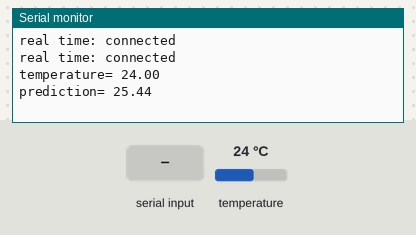
Bench run of a sketch on a simulated Arduino Uno, built for the host (arithmetic inside an expression is 32-bit, double 64-bit). Parts: the last lines printed to the serial monitor. Inputs (shaded band) come from the test bench; at power-on: temperature 24 °C. Random numbers use the default seed unless the sketch sets one.

Above: at 2.9 s.
3.0 s: "r" received over Serial
At 4.4 s:
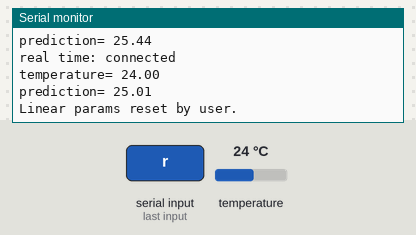
5.0 s: temperature set to 12 °C
At 6.3 s:
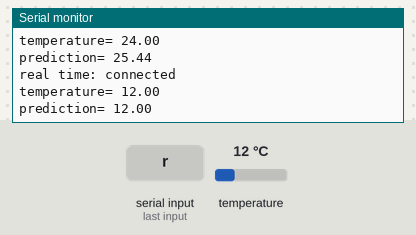
6.5 s: "R" received over Serial
At 7.1 s:
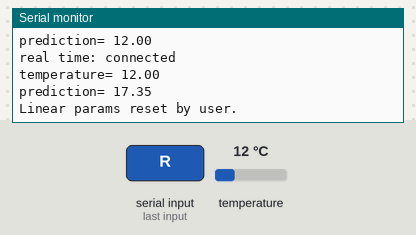
8.0 s: temperature set to 19 °C
At 9.4 s:
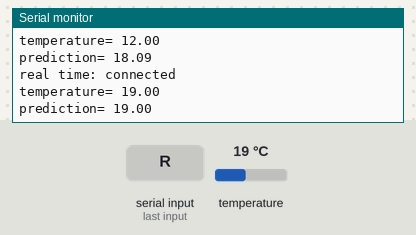
Timing chart, 0 to 10.5 s (numbered marks = the images above; inputs shaded):
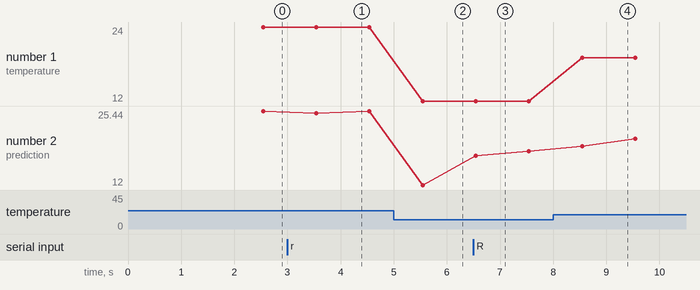

The sketch:

rpds18b20WOb.ino
```cpp
#include "temp_predictor.h"
#include "lstm_inference.h"
#include "scaler.h"
#include <OneWire.h>
#include <DallasTemperature.h>
#include <Arduino.h>

#ifndef SEQ_LEN
#define SEQ_LEN 60
#endif

#define ONE_WIRE_BUS 4
OneWire oneWire(ONE_WIRE_BUS);
DallasTemperature sensors(&oneWire);

const unsigned long PREDICTION_INTERVAL = 1000UL;
const float SPIKE_THRESHOLD = 0.6f;
const int FAST_ADOPT_STEPS = 5;
const float BLEND_BETA = 0.65f;
const bool ENABLE_LINEAR_CORRECTION = true;
const float BIAS_ALPHA = 0.02f;
const float PARAM_ALPHA = 0.3f;
const float STABLE_DELTA_THRESH = 0.15f;
const float SLOPE_MIN = 0.7f;
const float SLOPE_MAX = 1.3f;
const float EPS_NUM = 1e-6f;

float temperature_history[SEQ_LEN];
int history_index = 0;
int history_count = 0;

bool sensor_connected = true;
float last_temperature = 22.0f;
unsigned long last_prediction = 0;
int fast_adopt_counter = 0;

// Linear correction state
float ema_M = 0.0f;
float ema_S = 0.0f;
float ema_MS = 0.0f;
float ema_M2 = 0.0f;
bool linear_initialized = false;
float learned_slope = 1.0f;
float learned_intercept = 0.0f;

// Forward declarations
float make_prediction();
float read_temperature();
void simulate_temperature_variation();
void update_linear_correction(float model_pred, float measured, bool force_update=false);
float apply_linear_correction(float model_pred);
void reset_linear_params();

void setup() {
  Serial.begin(115200);
  delay(1000);
  sensors.begin();
  sensors.setResolution(12);

  int deviceCount = sensors.getDeviceCount();
  sensor_connected = (deviceCount > 0);

  Serial.print("real time: ");
  Serial.println(sensor_connected ? "connected" : "disconnected");

  lstm_init();

  float initial_temp = read_temperature();
  for (int i = 0; i < SEQ_LEN; i++) temperature_history[i] = initial_temp;
  history_index = 0; history_count = SEQ_LEN;
  last_temperature = initial_temp;

  reset_linear_params();
}

void loop() {
  if (Serial.available()) {
    char c = Serial.read();
    if (c == 'r' || c == 'R') {
      reset_linear_params();
      Serial.println("Linear params reset by user.");
    }
  }

  unsigned long now = millis();
  if (now - last_prediction < PREDICTION_INTERVAL) return;
  last_prediction = now;

  float current_temperature = read_temperature();
  float final_pred = current_temperature;

  if (sensor_connected) {
    // Spike handling
    float delta = current_temperature - last_temperature;
    if (fabs(delta) >= SPIKE_THRESHOLD) {
      for (int i = 0; i < SEQ_LEN; i++) temperature_history[i] = current_temperature;
      history_index = 0; history_count = SEQ_LEN; fast_adopt_counter = FAST_ADOPT_STEPS;
      final_pred = current_temperature;
    } else {
      // Normal update
      temperature_history[history_index] = current_temperature;
      history_index = (history_index + 1) % SEQ_LEN;
      if (history_count < SEQ_LEN) history_count++;

      float model_pred = make_prediction();
      if (ENABLE_LINEAR_CORRECTION && fabs(current_temperature - last_temperature) < STABLE_DELTA_THRESH && history_count >= SEQ_LEN) {
        update_linear_correction(model_pred, current_temperature);
      }
      float model_corr = apply_linear_correction(model_pred);
      final_pred = BLEND_BETA * model_corr + (1.0f - BLEND_BETA) * current_temperature;
    }
  } else {
    // Sensor disconnected
    simulate_temperature_variation();
    float model_pred = (history_count >= SEQ_LEN) ? make_prediction() : current_temperature;
    float model_corr = ENABLE_LINEAR_CORRECTION ? apply_linear_correction(model_pred) : model_pred;
    final_pred = BLEND_BETA * model_corr + (1.0f - BLEND_BETA) * last_temperature;
  }

  last_temperature = current_temperature;

  Serial.print("real time: ");
  Serial.println(sensor_connected ? "connected" : "disconnected");
  Serial.print("temperature= ");
  Serial.println(current_temperature, 2);
  Serial.print("prediction= ");
  Serial.println(final_pred, 2);
}

// Linear correction functions
void update_linear_correction(float model_pred, float measured, bool force_update) {
  if (!linear_initialized) {
    ema_M = model_pred; ema_S = measured; ema_MS = model_pred*measured; ema_M2 = model_pred*model_pred;
    learned_slope = 1.0f; learned_intercept = 0.0f; linear_initialized = true;
    return;
  }

  ema_M  = (1.0f - BIAS_ALPHA) * ema_M  + BIAS_ALPHA * model_pred;
  ema_S  = (1.0f - BIAS_ALPHA) * ema_S  + BIAS_ALPHA * measured;
  ema_MS = (1.0f - BIAS_ALPHA) * ema_MS + BIAS_ALPHA * (model_pred * measured);
  ema_M2 = (1.0f - BIAS_ALPHA) * ema_M2 + BIAS_ALPHA * (model_pred * model_pred);

  float denom = (ema_M2 - ema_M * ema_M);
  float slope = (fabs(denom) > EPS_NUM) ? (ema_MS - ema_M * ema_S) / denom : 1.0f;
  slope = constrain(slope, SLOPE_MIN, SLOPE_MAX);
  float intercept = ema_S - slope * ema_M;

  learned_slope = (1.0f - PARAM_ALPHA) * learned_slope + PARAM_ALPHA * slope;
  learned_intercept = (1.0f - PARAM_ALPHA) * learned_intercept + PARAM_ALPHA * intercept;
}

float apply_linear_correction(float model_pred) {
  return learned_slope * model_pred + learned_intercept;
}

void reset_linear_params() {
  linear_initialized = false;
  learned_slope = 1.0f;
  learned_intercept = 0.0f;
  ema_M = last_temperature;
  ema_S = last_temperature;
  ema_MS = last_temperature * last_temperature;
  ema_M2 = last_temperature * last_temperature;
}

// Temperature read / simulate
float read_temperature() {
  sensors.requestTemperatures();
  float tempC = sensors.getTempCByIndex(0);

  if (tempC == DEVICE_DISCONNECTED_C) {
    sensor_connected = false;
    return last_temperature;
  } else {
    if (!sensor_connected) {
      sensor_connected = true;
      for (int i = 0; i < SEQ_LEN; i++) temperature_history[i] = tempC;
      history_index = 0; history_count = SEQ_LEN;
      ema_M = tempC; ema_S = tempC; ema_MS = tempC*tempC; ema_M2 = tempC*tempC;
    }
    return tempC;
  }
}

void simulate_temperature_variation() {
  float drift = ((random(-100,101)/1000.0f) * 0.1f);
  float simulated = last_temperature + drift;
  temperature_history[history_index] = constrain(simulated, -50.0f, 125.0f);
  history_index = (history_index + 1) % SEQ_LEN;
  if (history_count < SEQ_LEN) history_count++;
}

// LSTM prediction
float make_prediction() {
  if (history_count < SEQ_LEN) return last_temperature;
  float raw_seq[SEQ_LEN], scaled_seq[SEQ_LEN];
  for (int i = 0; i < SEQ_LEN; i++) {
    int idx = (history_index + i) % SEQ_LEN;
    raw_seq[i] = temperature_history[idx];
  }
  for (int i = 0; i < SEQ_LEN; i++) scaled_seq[i] = scale_input(raw_seq[i]);
  return scale_output(predict_temperature(scaled_seq));
}
```

lstm_inference.cpp
```cpp
#include "lstm_inference.h"
#include "temp_predictor.h"
#include <math.h>
#include <stdlib.h>
#include <string.h>

// LSTM state variables
static LSTMState lstm1_state = {0};
static LSTMState lstm2_state = {0};

void lstm_init(void) {
    // Initialize LSTM states
    lstm1_state.hidden_state = (float*)calloc(LSTM1_UNITS, sizeof(float));
    lstm1_state.cell_state = (float*)calloc(LSTM1_UNITS, sizeof(float));

    lstm2_state.hidden_state = (float*)calloc(LSTM2_UNITS, sizeof(float));
    lstm2_state.cell_state = (float*)calloc(LSTM2_UNITS, sizeof(float));
}

static float tanh_activation(float x) {
    return tanhf(x);
}

static float sigmoid_activation(float x) {
    return 1.0f / (1.0f + expf(-x));
}

static void lstm_layer(const float* input, const float* kernel,
                      const float* recurrent_kernel, const float* bias,
                      float* hidden_state, float* cell_state,
                      int input_dim, int units, int return_sequences) {

    // Temporary arrays for gates
    float gates[4 * units];

    // Reset gates to bias values
    for (int i = 0; i < 4 * units; i++) {
        gates[i] = bias[i];
    }

    // Input * kernel
    for (int i = 0; i < 4 * units; i++) {
        for (int j = 0; j < input_dim; j++) {
            gates[i] += input[j] * kernel[j * (4 * units) + i];
        }
    }

    // Hidden state * recurrent_kernel
    for (int i = 0; i < 4 * units; i++) {
        for (int j = 0; j < units; j++) {
            gates[i] += hidden_state[j] * recurrent_kernel[j * (4 * units) + i];
        }
    }

    // Apply gates and update states
    for (int i = 0; i < units; i++) {
        float input_gate = sigmoid_activation(gates[i]);
        float forget_gate = sigmoid_activation(gates[units + i]);
        float cell_gate = tanh_activation(gates[2 * units + i]);
        float output_gate = sigmoid_activation(gates[3 * units + i]);

        // Update cell state
        cell_state[i] = forget_gate * cell_state[i] + input_gate * cell_gate;

        // Update hidden state
        hidden_state[i] = output_gate * tanh_activation(cell_state[i]);
    }
}

float predict_temperature(const float* input_sequence) {
    float current_input[INPUT_DIM];
    float lstm1_output[LSTM1_UNITS];

    // Reset LSTM states for new sequence
    memset(lstm1_state.hidden_state, 0, LSTM1_UNITS * sizeof(float));
    memset(lstm1_state.cell_state, 0, LSTM1_UNITS * sizeof(float));
    memset(lstm2_state.hidden_state, 0, LSTM2_UNITS * sizeof(float));
    memset(lstm2_state.cell_state, 0, LSTM2_UNITS * sizeof(float));

    // Process sequence through first LSTM layer (with return_sequences=True)
    for (int t = 0; t < SEQ_LEN; t++) {
        current_input[0] = input_sequence[t];

        // First LSTM layer (64 units)
        lstm_layer(current_input, weight_0, weight_1, weight_2,
                  lstm1_state.hidden_state, lstm1_state.cell_state,
                  INPUT_DIM, LSTM1_UNITS, 1);

        // Store output for the last time step only
        if (t == SEQ_LEN - 1) {
            for (int i = 0; i < LSTM1_UNITS; i++) {
                lstm1_output[i] = lstm1_state.hidden_state[i];
            }
        }
    }

    // Second LSTM layer (32 units, return_sequences=False)
    lstm_layer(lstm1_output, weight_3, weight_4, weight_5,
              lstm2_state.hidden_state, lstm2_state.cell_state,
              LSTM1_UNITS, LSTM2_UNITS, 0);

    // First Dense layer (16 units)
    float dense1_output[16] = {0};
    for (int i = 0; i < 16; i++) {
        dense1_output[i] = 0;
        for (int j = 0; j < LSTM2_UNITS; j++) {
            dense1_output[i] += lstm2_state.hidden_state[j] * weight_6[j * 16 + i];
        }
        dense1_output[i] += weight_7[i]; // bias
        // ReLU activation
        if (dense1_output[i] < 0) dense1_output[i] = 0;
    }

    // Second Dense layer (8 units)
    float dense2_output[8] = {0};
    for (int i = 0; i < 8; i++) {
        dense2_output[i] = 0;
        for (int j = 0; j < 16; j++) {
            dense2_output[i] += dense1_output[j] * weight_8[j * 8 + i];
        }
        dense2_output[i] += weight_9[i]; // bias
        // ReLU activation
        if (dense2_output[i] < 0) dense2_output[i] = 0;
    }

    // Output layer (1 unit)
    float output = 0;
    for (int j = 0; j < 8; j++) {
        output += dense2_output[j] * weight_10[j];
    }
    output += weight_11[0]; // bias

    return output;
}

void lstm_cleanup(void) {
    free(lstm1_state.hidden_state);
    free(lstm1_state.cell_state);
    free(lstm2_state.hidden_state);
    free(lstm2_state.cell_state);
}
```

lstm_inference.h
```cpp
#ifndef LSTM_INFERENCE_H
#define LSTM_INFERENCE_H

#include <stddef.h>

// LSTM inference functions for ESP32
typedef struct {
    float* hidden_state;
    float* cell_state;
} LSTMState;

// Initialize LSTM inference
void lstm_init(void);

// Single prediction function
float predict_temperature(const float* input_sequence);

// Cleanup function
void lstm_cleanup(void);

#endif
```

scaler.cpp
```cpp
#include "scaler.h"

float scale_input(float temperature) {
    return (temperature - SCALER_DATA_MIN) * SCALER_SCALE + SCALER_MIN;
}

float scale_output(float scaled_output) {
    return (scaled_output - SCALER_MIN) / SCALER_SCALE + SCALER_DATA_MIN;
}
```

scaler.h
```cpp
#ifndef SCALER_H
#define SCALER_H

// Scaler parameters from MinMaxScaler training
#define SCALER_DATA_MIN 7.312f
#define SCALER_DATA_MAX 38.938f
#define SCALER_SCALE 0.03161955f
#define SCALER_MIN -0.23120218f

float scale_input(float temperature);
float scale_output(float scaled_output);

#endif
```

temp_predictor.h
```cpp
#ifndef TEMP_PREDICTOR_H
#define TEMP_PREDICTOR_H

// LSTM Model Configuration
#define SEQ_LEN 60
#define INPUT_DIM 1
#define LSTM1_UNITS 64
#define LSTM2_UNITS 32
#define OUTPUT_DIM 1

// Model weights and biases
extern const float weight_0[256];
extern const float weight_1[16384];
extern const float weight_2[256];
extern const float weight_3[8192];
extern const float weight_4[4096];
extern const float weight_5[128];
extern const float weight_6[512];
extern const float weight_7[16];
extern const float weight_8[128];
extern const float weight_9[8];
extern const float weight_10[8];
extern const float weight_11[1];

// Weight array pointers
extern const float* model_weights[];
extern const int num_weight_arrays;
extern const int weight_sizes[];

#endif // TEMP_PREDICTOR_H
```

Source omitted: temp_predictor.c (360978 bytes)

Measured:
- after the input at 3.0 s, the serial monitor: prints a new line after 0.54 s (image 1)
- after the input at 5.0 s, the serial monitor: prints a new line after 0.54 s (image 2)
- after the input at 8.0 s, the serial monitor: prints a new line after 0.54 s (image 4)
- plotted number 1: 24 → 12 after the input at 5.0 s, 12 → 19 after the input at 8.0 s
- plotted number 2: 25.44 → 12 after the input at 5.0 s, 12 → 18.09 after the input at 6.5 s, 18.09 → 20.39 after the input at 8.0 s
